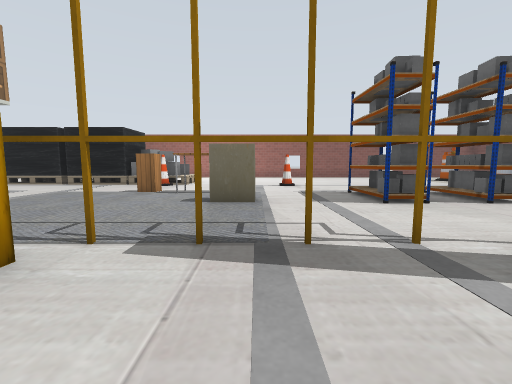
[1] (above)

23 first-person views from a walk through a world built for the Gazebo simulator. The camera is 0.72 m above the floor, tilts 6° down and sees 90° across. The floor is counted in squares, 1 m on a side. Each view is taken from the middle of a square. On the plan, view 1 faces up. The plan holds only what a view shows up to about 9 squares ahead; the rest is blank. Simple patterns stand in for the simulator's built-in surfaces. Simple shapes stand in for some stock models. Some surface patterns are stand-ins.

[2]
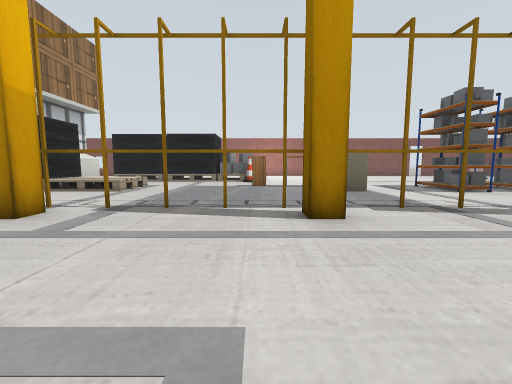

[3]
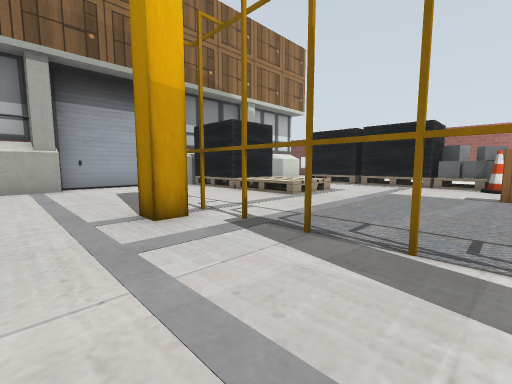

[4]
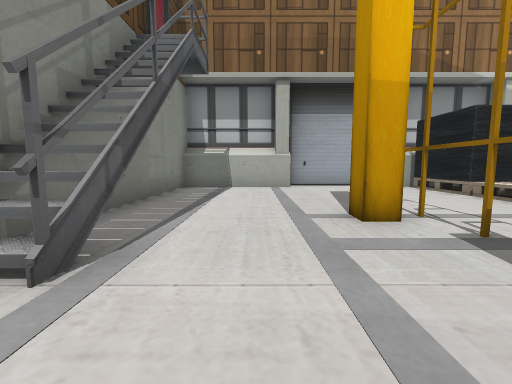

[5]
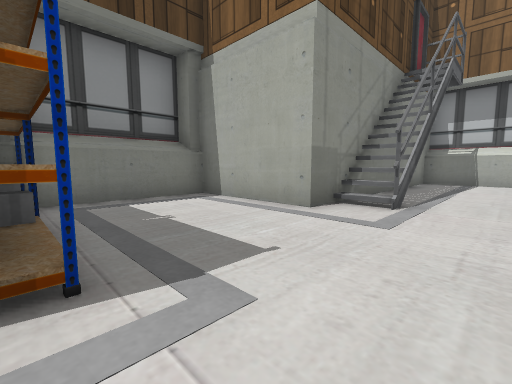

[6]
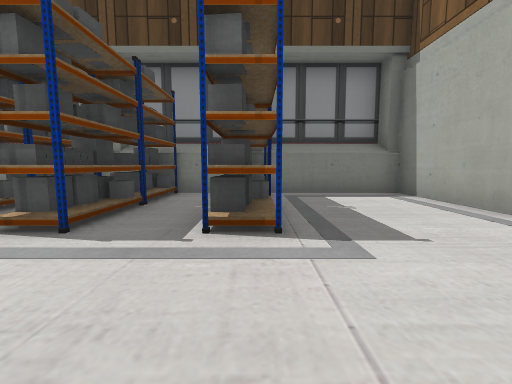

[7]
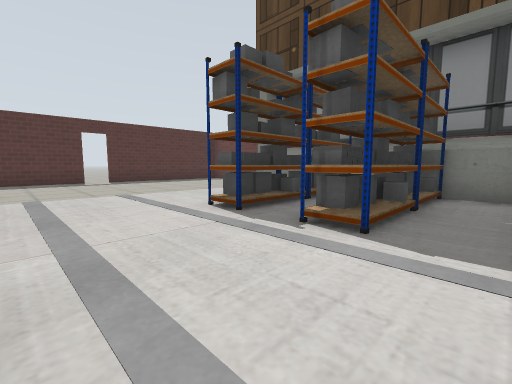

[8]
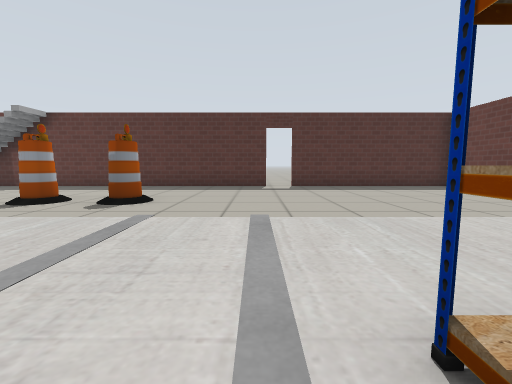

[9]
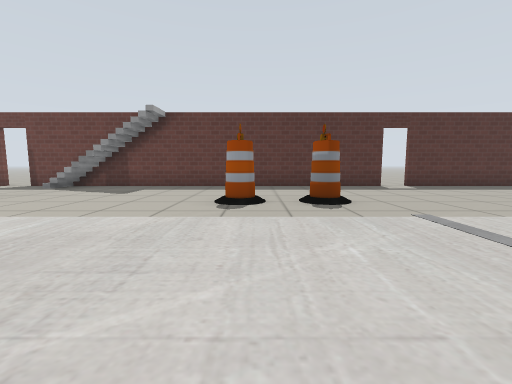

[10]
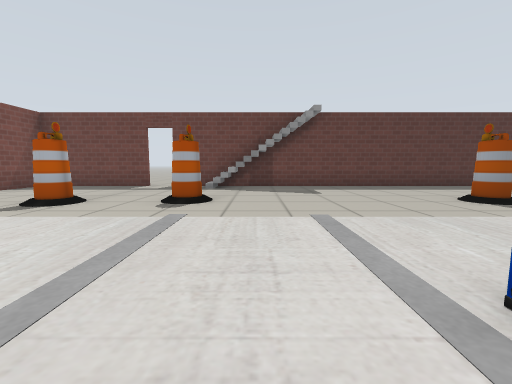

[11]
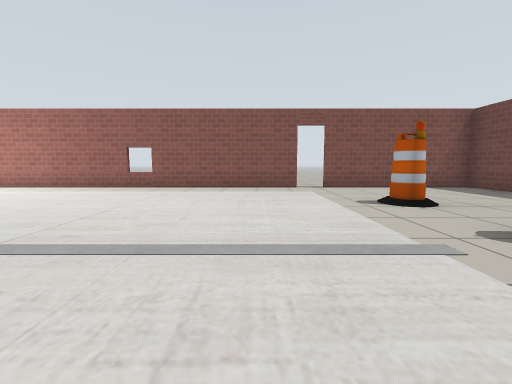

[12]
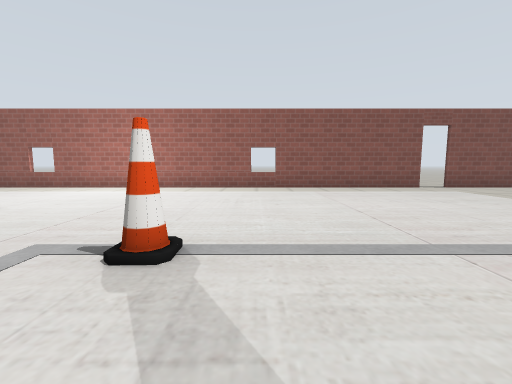

[13]
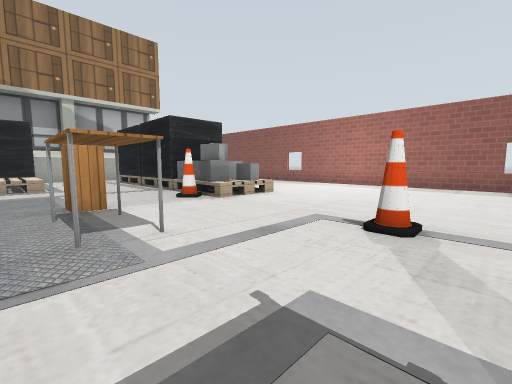

[14]
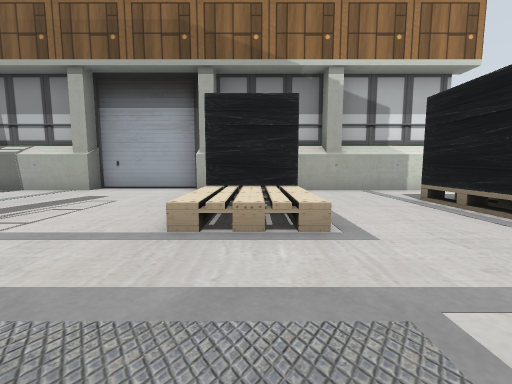

[15]
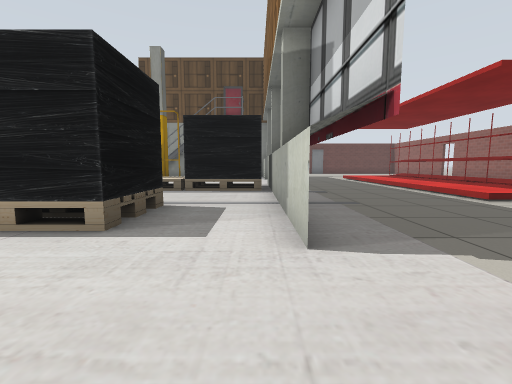

[16]
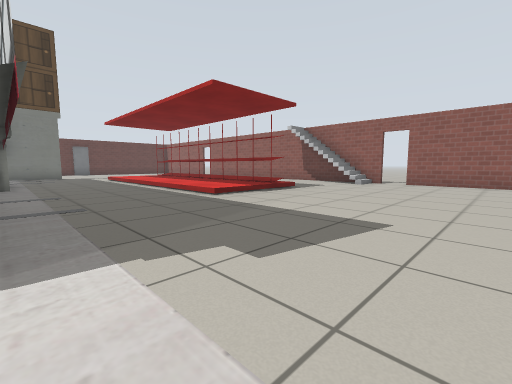

[17]
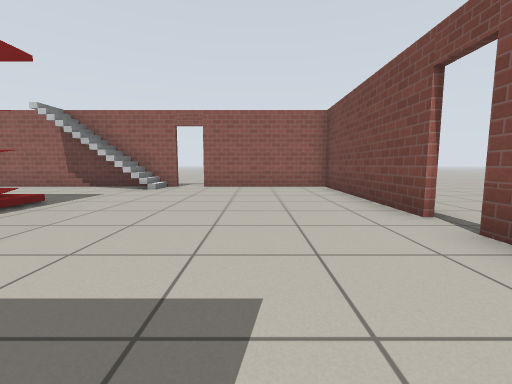

[18]
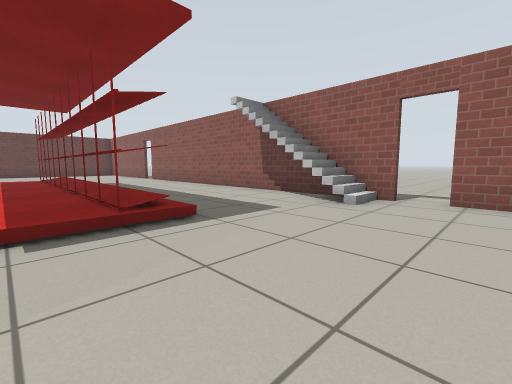

[19]
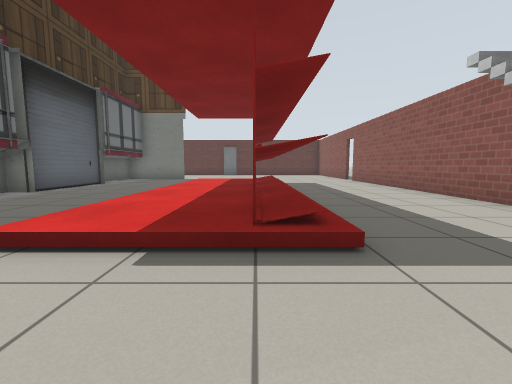

[20]
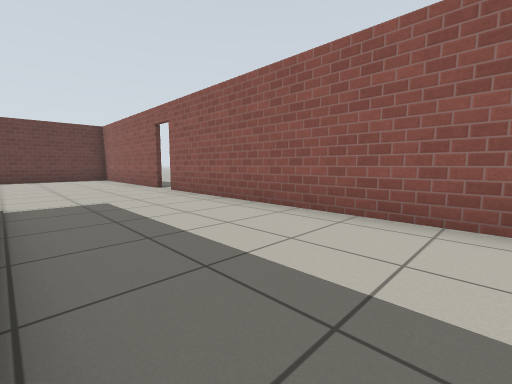

[21]
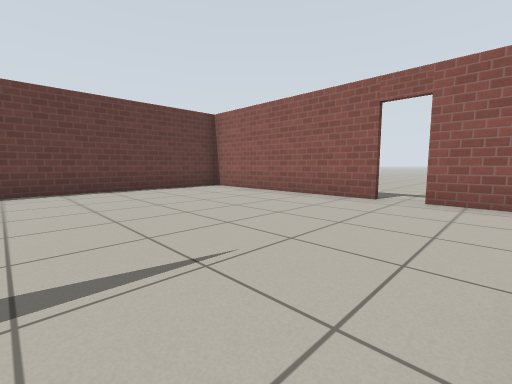

[22]
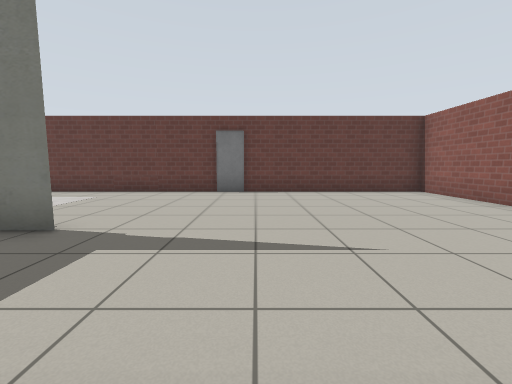

[23]
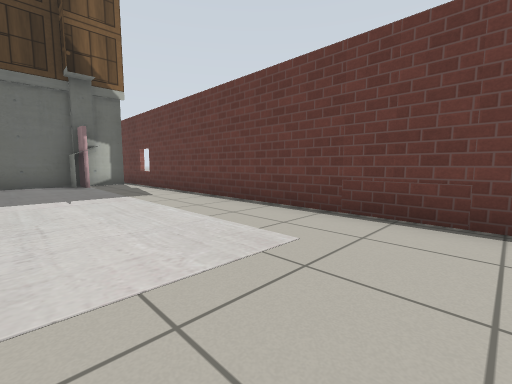

### Floor plan
Key: @ floor where view 1 was taken; # wall or solid block; x gap in a wall; . main floor; : floor 0.15 m higher than the main floor; / step, stairs or slope; D open door; = window, fence, low wall or low ledge; C cone; A cabinet; T table; P yellow post; B barrel; N container; S stairs; L door leaf.
Columns run from 24 left of view 1 to 13 right of it. Each row starts with its distance up from view 1.
 17      ..
 16      ...
 15  ######D#         #=###########xD#####
 14  #............     ..................#
 13  #..............    .................#
 12  #..............     ............B...x
 11 .D..........#..### ###...............D
 10 .#/.........#..#=#=###...............#
  9  #/..////...#........C...C.......B../#
  8    ../N :...#......................./#
  7  #S../N :...####==...ATT............/=
  6  #.../N :...##=#==.........#.#.......#
  5  #.../N :...##====.....==..#.#.......#
  4  #.../N  ...#........................#
  3  #.../N  ...#....................B...#
  2  #.../N  ...#....PPPPPPPPP   ....B...#
  1  #.../N:    #........................#
  0  #........  #...........@............#
 -1 .D........  #........................#
 -2 .D........###########...#.####.......D
 -3  #.........         #...#.####.......#
 -4  #..................#...#.#### ......#
 -5  #..................#...#.####  .....#
 -6  #..................############ ....#
 -7  #..................#               .#
 -8  #######L############              ###

Where each view was taken, in squares from view 1:
view 1: 0 up, 0 right, facing up
view 2: 2 down, 3 left, facing up
view 3: 0 up, 3 left, facing up-left
view 4: 0 up, 3 left, facing left
view 5: 0 up, 0 right, facing down-left
view 6: 1 up, 0 right, facing down
view 7: 1 up, 1 right, facing down-right
view 8: 1 down, 4 right, facing right
view 9: 3 up, 4 right, facing right
view 10: 8 up, 4 right, facing right
view 11: 7 up, 6 right, facing up
view 12: 7 up, 2 right, facing up
view 13: 6 up, 2 right, facing up-left
view 14: 6 up, 4 left, facing left
view 15: 14 up, 11 left, facing down
view 16: 14 up, 12 left, facing down-left
view 17: 13 up, 14 left, facing left
view 18: 12 up, 17 left, facing down-left
view 19: 11 up, 18 left, facing down
view 20: 6 up, 19 left, facing down-left
view 21: 0 up, 17 left, facing down-left
view 22: 1 up, 17 left, facing down
view 23: 4 down, 14 left, facing down-right
